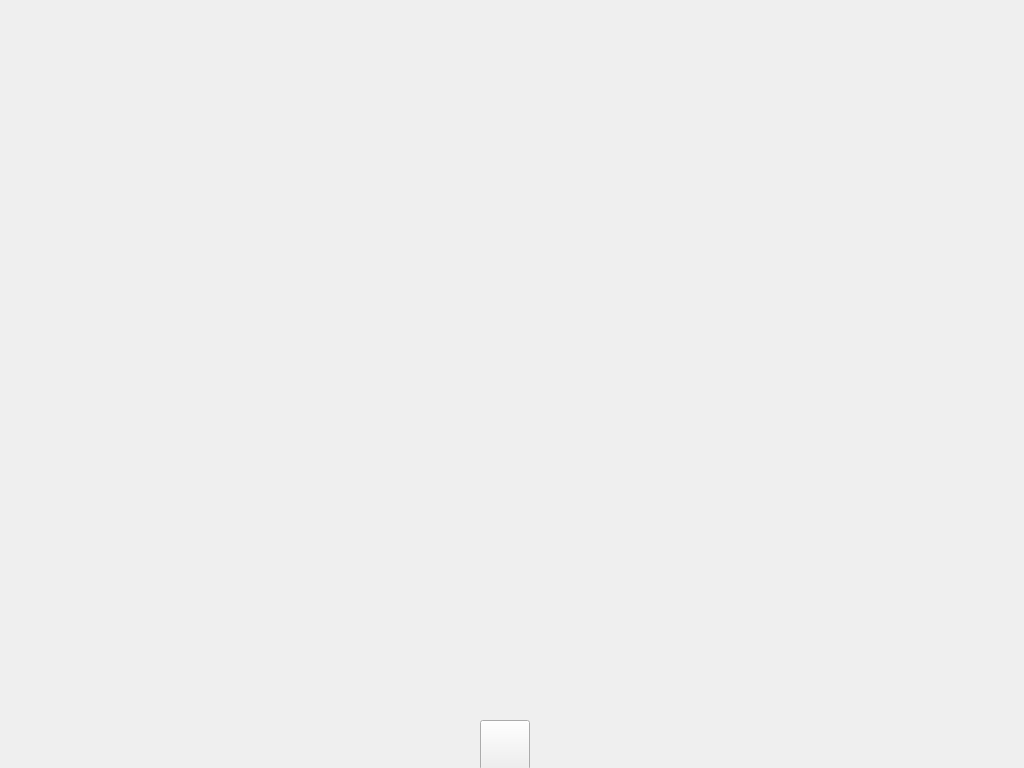
<?xml version="1.0" encoding="UTF-8"?>
<ui version="4.0">
 <class>webWidget</class>
 <widget class="QWidget" name="webWidget">
  <property name="geometry">
   <rect>
    <x>0</x>
    <y>0</y>
    <width>1024</width>
    <height>768</height>
   </rect>
  </property>
  <property name="windowTitle">
   <string>Form</string>
  </property>
  <widget class="QWidget" name="verticalLayoutWidget">
   <property name="geometry">
    <rect>
     <x>0</x>
     <y>0</y>
     <width>1021</width>
     <height>711</height>
    </rect>
   </property>
   <layout class="QVBoxLayout" name="verticalLayout"/>
  </widget>
  <widget class="QPushButton" name="returnButton">
   <property name="geometry">
    <rect>
     <x>480</x>
     <y>720</y>
     <width>50</width>
     <height>50</height>
    </rect>
   </property>
   <property name="text">
    <string/>
   </property>
  </widget>
 </widget>
 <resources/>
 <connections/>
</ui>
